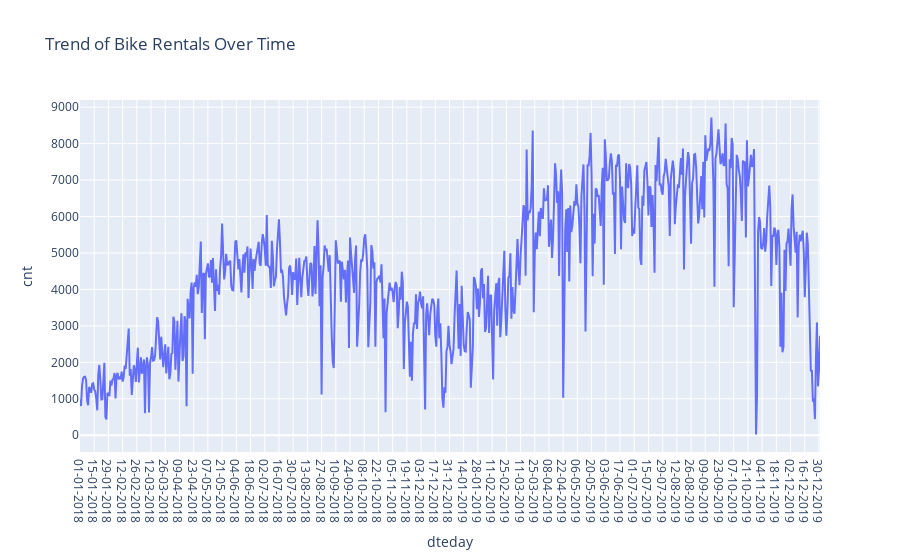

The code cell stored with this chart in its notebook:
### Code cell
import plotly.express as px

# Plotting the trend of bike rentals over time
fig_trend = px.line(data, x='dteday', y='cnt', title='Trend of Bike Rentals Over Time')

# Displaying the plot
fig_trend.show()

### Figure 1 — Plotly figure (JSON) as saved in the notebook; plotly's stock layout.template omitted (floating-point values rounded to 4 significant figures; data arrays with more than 128 entries replaced by an {"elided": "..."} marker saying what was removed)
{"data": [{"hovertemplate": "dteday=%{x}<br>cnt=%{y}<extra></extra>", "legendgroup": "", "line": {"color": "#636efa", "dash": "solid"}, "marker": {"symbol": "circle"}, "mode": "lines", "name": "", "orientation": "v", "showlegend": false, "type": "scatter", "x": {"elided": "730 str values"}, "xaxis": "x", "y": {"elided": "730 int values"}, "yaxis": "y"}], "layout": {"legend": {"tracegroupgap": 0}, "title": {"text": "Trend of Bike Rentals Over Time"}, "xaxis": {"anchor": "y", "domain": [0, 1], "title": {"text": "dteday"}}, "yaxis": {"anchor": "x", "domain": [0, 1], "title": {"text": "cnt"}}}}
